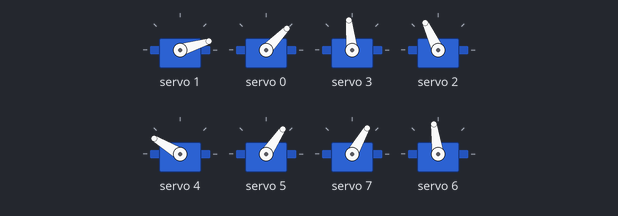
This sketch was run on a simulated Arduino Uno, built with avr-gcc and run on an emulated ATmega328P. Parts: 8 × servo.

Above: at 5.85 s.
At 6.05 s:
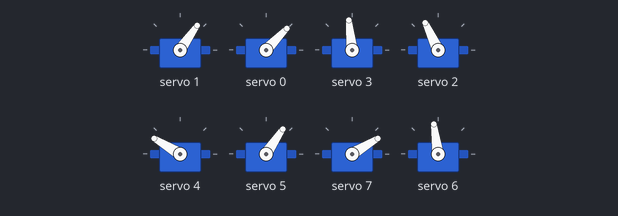
At 6.25 s:
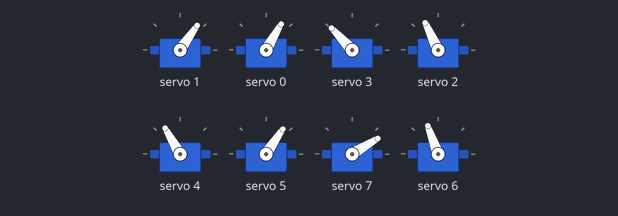
At 6.65 s:
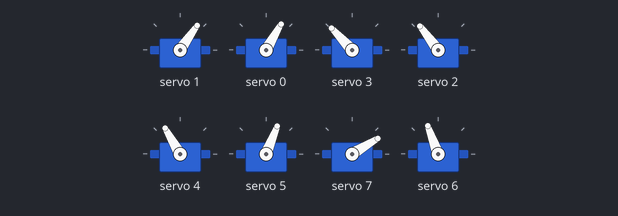
At 7.05 s:
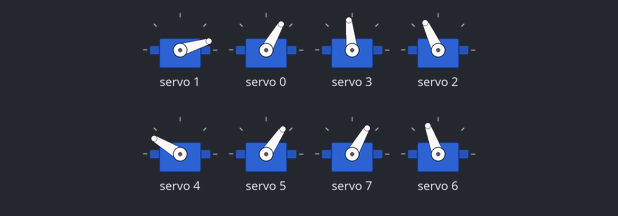
At 7.45 s:
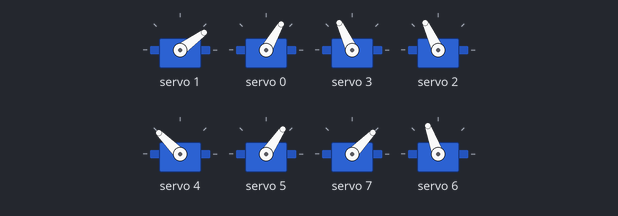
Timing chart, 0 to 9.6 s (numbered marks = the images above):
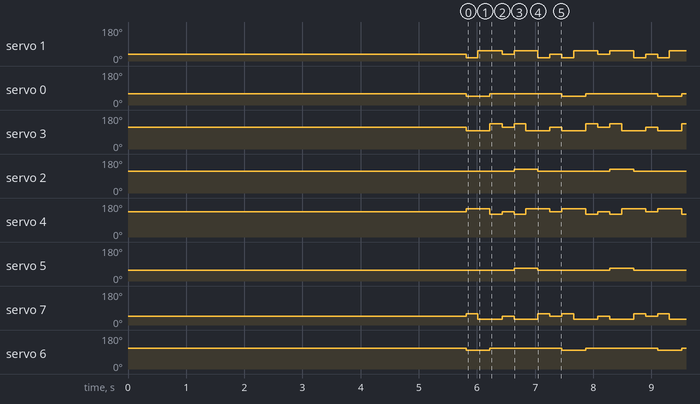

Measured:
- by itself, servo 1: repeats every 1.6 s: 55° 0.41 s, 36° 0.21 s, 55° 0.41 s, 17° 0.21 s, 36° 0.21 s, 17° 0.20 s
- by itself, servo 0: alternates 60° for 1.2 s and 46° for 0.41 s
- by itself, servo 3: repeats every 1.6 s: 133° 0.21 s, 115° 0.21 s, 133° 0.20 s, 96° 0.41 s, 115° 0.21 s, 96° 0.41 s
- by itself, servo 2: alternates 127° for 0.41 s and 115° for 1.2 s
- by itself, servo 4: repeats every 1.6 s: 120° 0.21 s, 135° 0.21 s, 120° 0.20 s, 149° 0.41 s, 135° 0.21 s, 149° 0.41 s
- by itself, servo 5: alternates 68° for 0.41 s and 56° for 1.2 s
- by itself, servo 7: repeats every 1.6 s: 31° 0.41 s, 46° 0.21 s, 31° 0.41 s, 60° 0.21 s, 46° 0.21 s, 60° 0.20 s
- by itself, servo 6: alternates 110° for 1.2 s and 98° for 0.41 s

The sketch:

robodog_trot.ino
```cpp
#include <Adafruit_PWMServoDriver.h>
#define LF_T 0
#define LF_F 1
#define RF_T 2
#define RF_F 3
#define LR_T 5
#define LR_F 4
#define RR_T 6
#define RR_F 7

Adafruit_PWMServoDriver pwm = Adafruit_PWMServoDriver();

int angleToPulse(int ang) {
  const int SERVOMIN = 125;
  const int SERVOMAX = 575;
  ang = constrain(ang, 0, 180);
  return map(ang, 0, 180, SERVOMIN, SERVOMAX);
}

// leg index order used everywhere below: 0=LF, 1=RF, 2=LR, 3=RR
int femurPin[4] = { LF_F, RF_F, LR_F, RR_F };
int tibiaPin[4] = { LF_T, RF_T, LR_T, RR_T };

// your calibrated "perfect stand" pose - the neutral reference
int standFemur[4] = { 40, 120, 140, 50 };
int standTibia[4] = { 65, 120, 60, 115 };

// Direction each leg needs to move (+1) to SWING FORWARD (femur) and
// (+1) to LIFT the foot (tibia).
int femurDir[4] = { +1, -1, +1, -1 };  // LF, RF, LR, RR
int tibiaDir[4] = { -1, +1, +1, -1 };  // LF, RF, LR, RR

// Per-leg gain multipliers - bump a leg's value if its visible swing
// is smaller than the others. Start with RF (index 1) higher and tune from there.
float femurGain[4] = { 1.3, 1.3, 1.0, 1.0 };  // LF, RF, LR, RR
float tibiaGain[4] = { 1.3, 1.0, 1.0, 1.0 };  // LF, RF, LR, RR

// Gait tuning - start conservative, increase once verified stable
int SWING = 15;        // femur swing amplitude in degrees
int LIFT  = 12;        // tibia lift amplitude in degrees
int STEP_DELAY = 200;  // ms per micro-phase - slower = more stable/quasi-static

int pairA[2] = { 0, 3 }; // LF + RR   (diagonal pair)
int pairB[2] = { 1, 2 }; // RF + LR   (diagonal pair)

void setLeg(int leg, int femurOffset, int tibiaOffset) {
  int fAngle = standFemur[leg] + femurDir[leg] * (int)(femurOffset * femurGain[leg]);
  int tAngle = standTibia[leg] + tibiaDir[leg] * (int)(tibiaOffset * tibiaGain[leg]);
  pwm.setPWM(femurPin[leg], 0, angleToPulse(fAngle));
  pwm.setPWM(tibiaPin[leg], 0, angleToPulse(tAngle));
}

void standAll() {
  for (int i = 0; i < 4; i++) setLeg(i, 0, 0);
}

// One diagonal pair lifts + swings forward while the other pair
// stays grounded and sweeps backward, pushing the body forward.
void trotHalfStep(int liftLegs[2], int stanceLegs[2]) {
  // 1) lift swing pair, plant stance pair at forward reach
  for (int i = 0; i < 2; i++) {
    setLeg(liftLegs[i], -SWING, LIFT);
    setLeg(stanceLegs[i], SWING, 0);
  }
  delay(STEP_DELAY);

  // 2) carry lifted pair forward through the air
  for (int i = 0; i < 2; i++) setLeg(liftLegs[i], SWING, LIFT);
  delay(STEP_DELAY);

  // 3) set lifted pair down; stance pair pushes back through neutral (propulsion)
  for (int i = 0; i < 2; i++) {
    setLeg(liftLegs[i], SWING, 0);
    setLeg(stanceLegs[i], -SWING, 0);
  }
  delay(STEP_DELAY);

  // 4) settle everyone back to neutral stand before next half-step
  for (int i = 0; i < 2; i++) {
    setLeg(liftLegs[i], 0, 0);
    setLeg(stanceLegs[i], 0, 0);
  }
  delay(STEP_DELAY);
}

void walkForward(int steps) {
  for (int s = 0; s < steps; s++) {
    trotHalfStep(pairA, pairB);
    trotHalfStep(pairB, pairA);
  }
}

// --- Use this to verify/tune a single leg ---
// Lifts ONE leg with the robot propped up so its feet are off the ground.
void testLeg(int leg) {
  standAll();
  delay(500);
  setLeg(leg, -SWING, LIFT);
  delay(500);
  setLeg(leg, SWING, LIFT);
  delay(500);
  setLeg(leg, 0, 0);
  delay(500);
}

void setup() {
  Serial.begin(115200);
  pwm.begin();
  pwm.setPWMFreq(60);
  delay(800);
  standAll();
  delay(5000);
}

void loop() {
  walkForward(1);

  // Serial.println("Testing RF leg only");
  // testLeg(1);   // RF = index 1
  // delay(1000);
}
```
